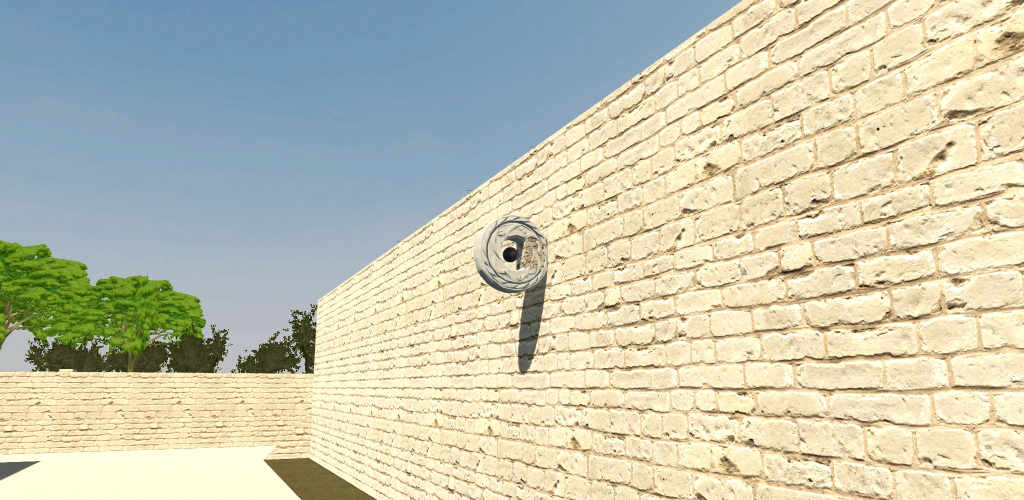
#> input picture pok-ta-pok-game/tools/store/feature_source.webp, 2048 x 1000 px (shown at 1/2 size)
$ python make_feature.py
#> lines starting #> are read from the running program, lines starting #| are printed output that depends on the picture
#!/usr/bin/env python3
"""Make the store's feature graphic (store/graphics/feature-1024x500.png) from the game's own render of the stone
court and its ring (tools/store/feature_source.webp, written by tools/store/icon_render.tscn): the court on the right,
a warm limestone wash carried across to the left under the game's name, a painted masthead on top.

Usage: python3 tools/store/make_feature.py   (needs Pillow)
"""
import pathlib

from PIL import Image, ImageDraw, ImageFont, ImageEnhance

ROOT = pathlib.Path(__file__).resolve().parents[2]
W, H = 1024, 500
INK = (34, 26, 18)
JADE = (34, 110, 96)
SAFF = (0xD9, 0x8B, 0x3A)
RED = (0xB5, 0x37, 0x2E)
PAPER = (0xE9, 0xDC, 0xC3)


def main():
    art = Image.open(ROOT / "tools/store/feature_source.webp").convert("RGB")
#> art is the input picture: PIL image 2048x1000 RGB; mean R, G, B 198.1, 197.9, 176.7
    aw, ah = art.size
#> aw = 2048; ah = 1000
    art = ImageEnhance.Contrast(art).enhance(1.08)
    # The court picture fills the right two thirds.
    rw = int(W * 0.62)
    court = art.resize((rw, H), Image.LANCZOS)
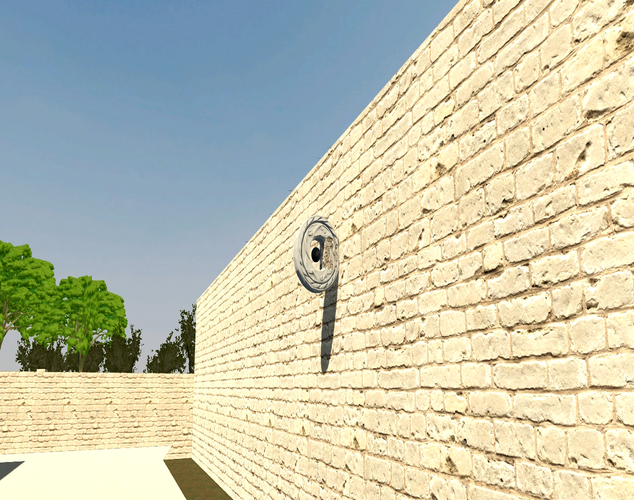
#> court: PIL image 634x500 RGB; mean R, G, B 196.5, 197.1, 174.7
    pic = Image.new("RGB", (W, H), PAPER)
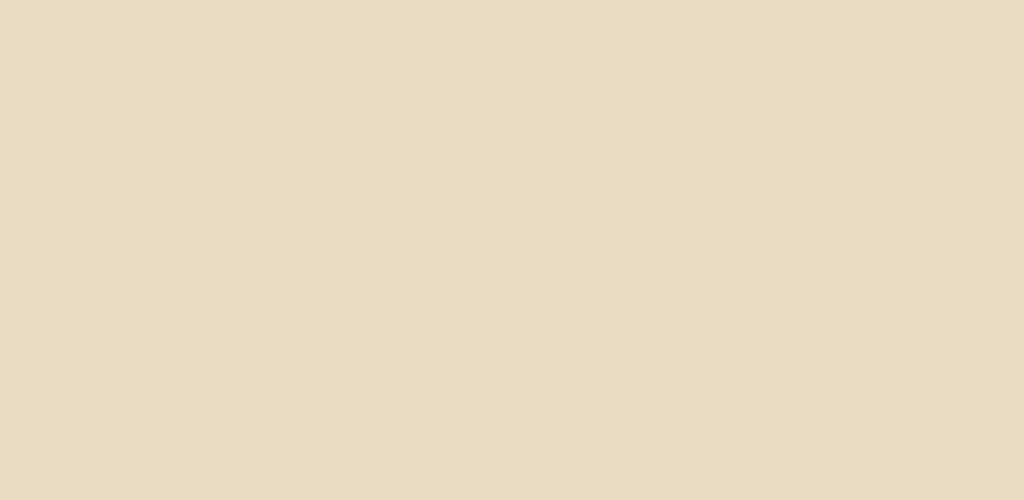
#> pic: PIL image 1024x500 RGB; mean R, G, B 233, 220, 195
    x0 = W - rw
    mask = Image.new("L", court.size, 255)
#> mask: PIL image 634x500 L; every value is 255
    mp = mask.load()
    fade = 150
    for x in range(fade):
        v = int(255 * x / fade)
        for y in range(court.size[1]):
            mp[x, y] = v
    pic.paste(court, (x0, 0), mask)
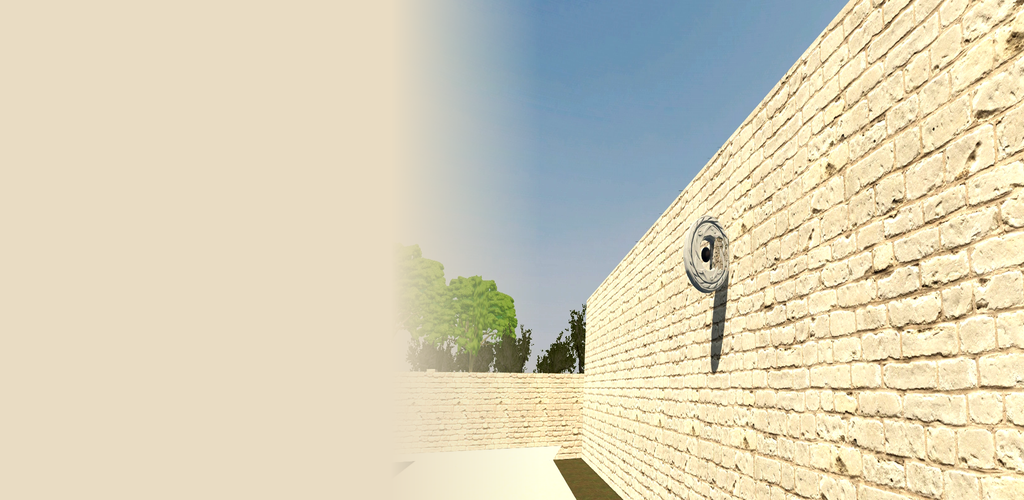
#> pic: PIL image 1024x500 RGB; mean R, G, B 216.4, 209.5, 185.4
    d = ImageDraw.Draw(pic)
    d.rectangle([0, 0, W, 46], fill=RED)
    small = ImageFont.truetype(str(ROOT / "fonts/NotoSans.ttf"), 20)
#> (the run stopped early here; a loop or call above may not have finished)
